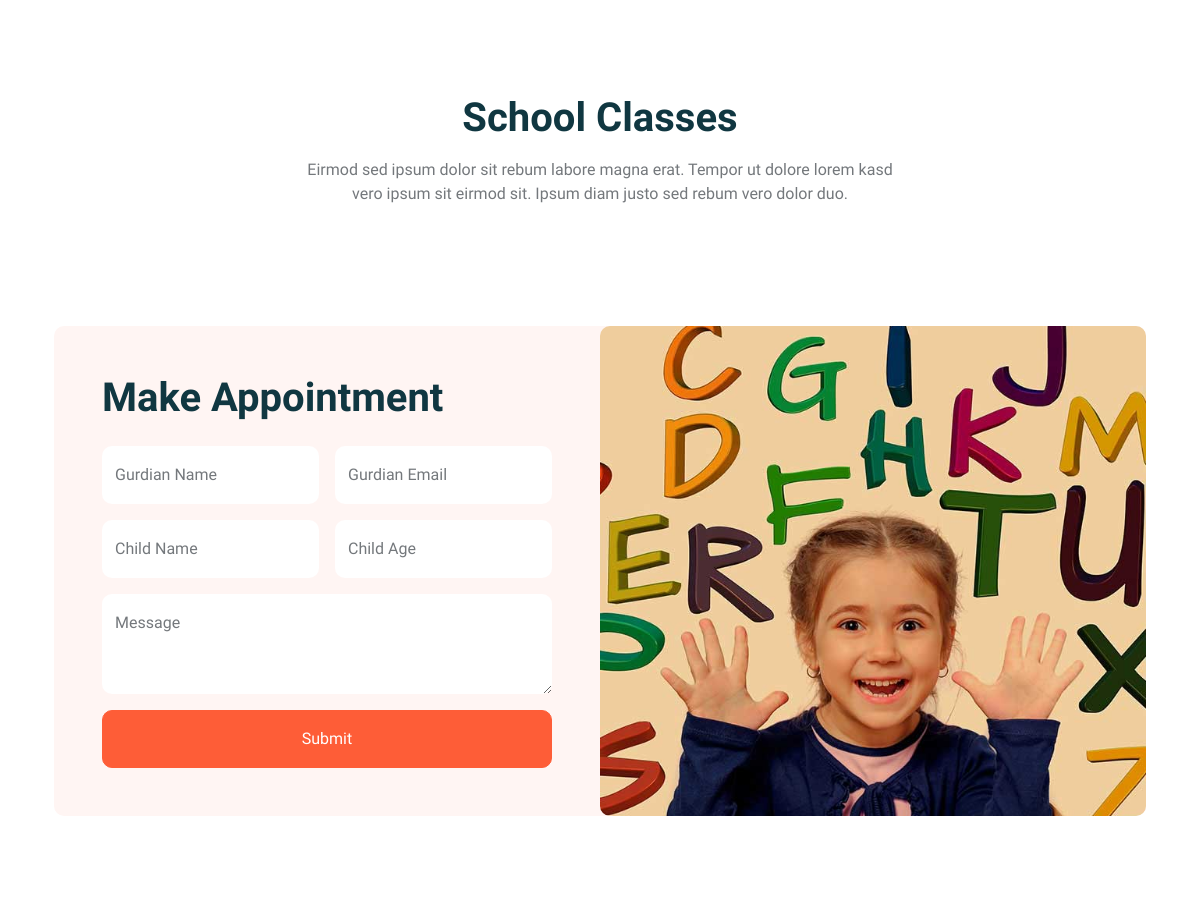
The app's page / (middle part), older data.
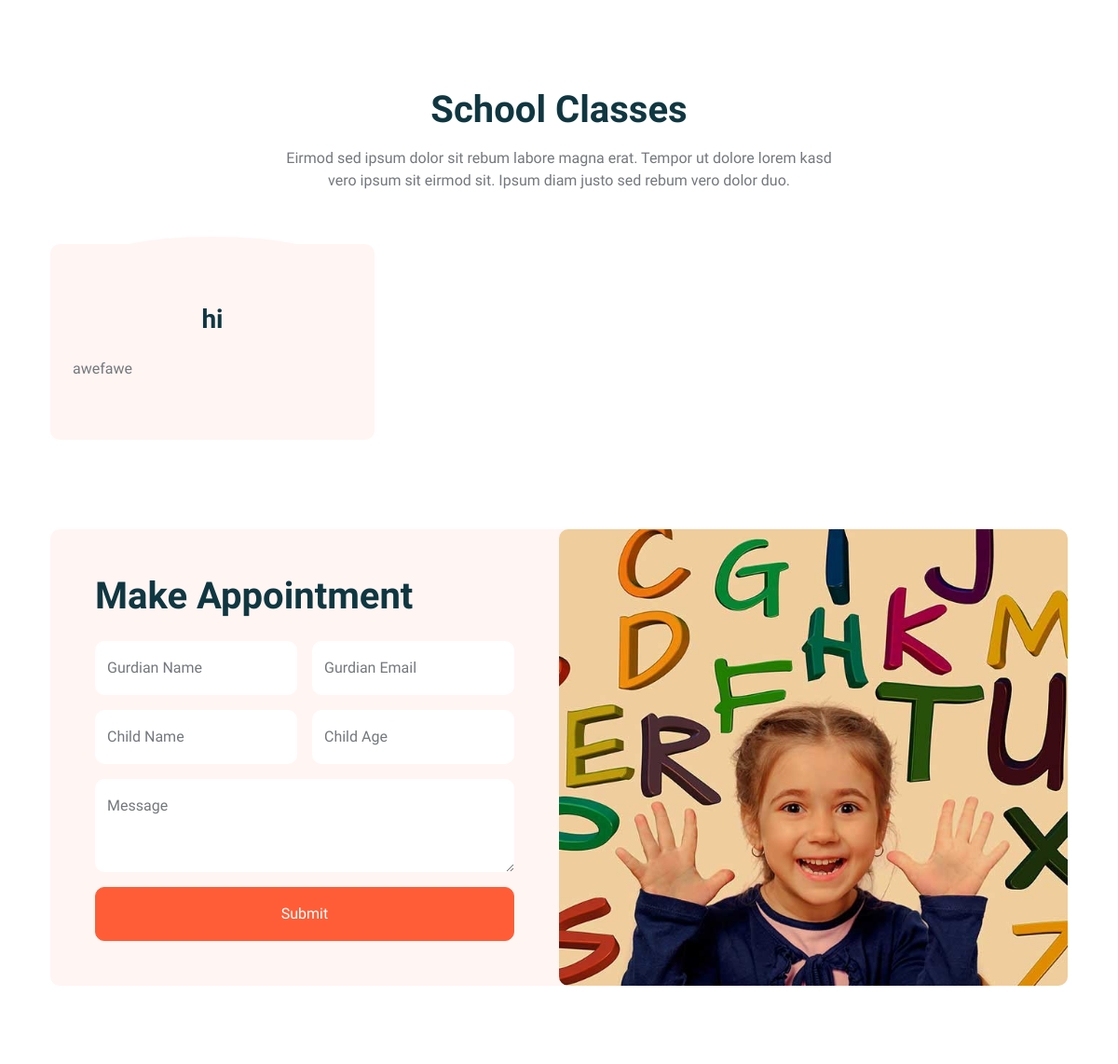
The same page, newer data.
### base/models.py (models this page shows, shortened)
class Posts(models.Model):
    author = models.ForeignKey(User, on_delete=models.CASCADE)
    title = models.CharField(max_length=200, null=True)
    date_create = models.DateTimeField(auto_now_add=True)
    image = models.ImageField(null=True, blank=True, upload_to='images/')
    is_deleted = models.BooleanField(default=False)
    content = models.TextField()

### base/views.py (the view)
# urls.py: path('', views.home, name="home"),
def home(request):
    post = Posts.objects.all()
    user = get_common_context(request)
    context = {'user': user, 'posts': post}
    return render(request, 'home.html', context)

### base/views.py (called while the page is built)
def get_common_context(request):
    context = {'user_not_login': "none", 'user_login': "block"}
    if request.user.is_authenticated:
        context = {'user_not_login': "block", 'user_login': "none"}
    return context

### templates/home.html (shortened to what the changed rows need)
{% extends 'main.html' %} {% load static %} {% block content %}
<div class="container-xxl py-5">
    <div class="container">
        <div class="text-center mx-auto mb-5 wow fadeInUp" data-wow-delay="0.1s" style="max-width: 600px;">
            <h1 class="mb-3">School Classes</h1>
        </div>
        <div class="row g-4">
            {% for post in posts %}
            <div class="col-lg-4 col-md-6 wow fadeInUp" data-wow-delay="0.1s">
                <div class="classes-item">
                    <div class="bg-light rounded-circle w-75 mx-auto p-3">
                    </div>
                    <div class="bg-light rounded p-4 pt-5 mt-n5">
                        <a class="d-block text-center h3 mt-3 mb-4" href="">{{post.title}}</a>
                        <div class="d-flex align-items-center justify-content-between mb-4">
                            <p class="text-center text-truncate">{{post.content}}</p>
                        </div>
                    </div>
                </div>
            </div>
            {% endfor %}
        </div>
    </div>
</div>
<div class="container-xxl py-5">
    <div class="container">
        <div class="bg-light rounded">
            <div class="row g-0">
                <div class="col-lg-6 wow fadeIn" data-wow-delay="0.1s">
                    <div class="h-100 d-flex flex-column justify-content-center p-5">
                        <h1 class="mb-4">Make Appointment</h1>
                    </div>
                </div>
            </div>
        </div>
    </div>
</div>
{% endblock %}

Row changes from the older to the newer data that the page shows:
added Posts: title "hi", content "awefawe"
